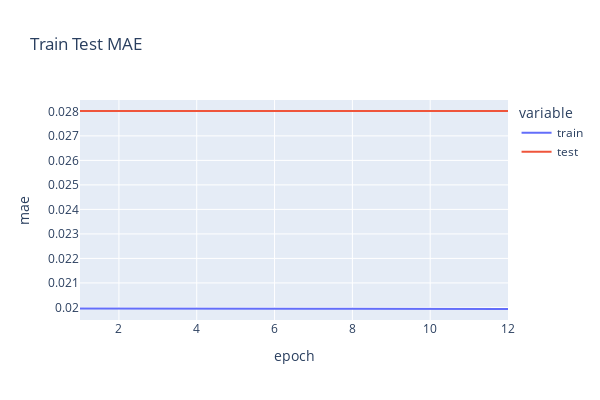

Here is the notebook cell this chart was saved with:
### Code cell
df=pd.DataFrame()
df['train'] = history.history['mae']
df['test'] = history.history['val_mae']
df['epoch']=[i for i in range(1,len(df['train'])+1)]

fig = px.line(df,x='epoch',y=['train','test'],labels={'value':'mae'}, title='Train Test MAE')
fig.update_yaxes(nticks=10)
fig.update_layout(width=600,height=400)
fig.show()

### Figure 1 — Plotly figure (JSON) as saved in the notebook; plotly's stock layout.template omitted (floating-point values rounded to 4 significant figures)
{"data": [{"hovertemplate": "variable=train<br>epoch=%{x}<br>mae=%{y}<extra></extra>", "legendgroup": "train", "line": {"color": "#636efa", "dash": "solid"}, "marker": {"symbol": "circle"}, "mode": "lines", "name": "train", "orientation": "v", "showlegend": true, "type": "scatter", "x": [1, 2, 3, 4, 5, 6, 7, 8, 9, 10, 11, 12], "xaxis": "x", "y": [0.01996, 0.01995, 0.01995, 0.01995, 0.01995, 0.01994, 0.01994, 0.01994, 0.01994, 0.01994, 0.01994, 0.01994], "yaxis": "y"}, {"hovertemplate": "variable=test<br>epoch=%{x}<br>mae=%{y}<extra></extra>", "legendgroup": "test", "line": {"color": "#EF553B", "dash": "solid"}, "marker": {"symbol": "circle"}, "mode": "lines", "name": "test", "orientation": "v", "showlegend": true, "type": "scatter", "x": [1, 2, 3, 4, 5, 6, 7, 8, 9, 10, 11, 12], "xaxis": "x", "y": [0.02801, 0.02801, 0.02801, 0.02801, 0.02801, 0.02801, 0.02801, 0.02801, 0.02801, 0.02801, 0.02801, 0.02801], "yaxis": "y"}], "layout": {"height": 400, "legend": {"title": {"text": "variable"}, "tracegroupgap": 0}, "title": {"text": "Train Test MAE"}, "width": 600, "xaxis": {"anchor": "y", "autorange": true, "domain": [0, 1], "range": [1, 12], "title": {"text": "epoch"}, "type": "linear"}, "yaxis": {"anchor": "x", "autorange": true, "domain": [0, 1], "nticks": 10, "range": [0.01949, 0.02846], "title": {"text": "mae"}, "type": "linear"}}}
